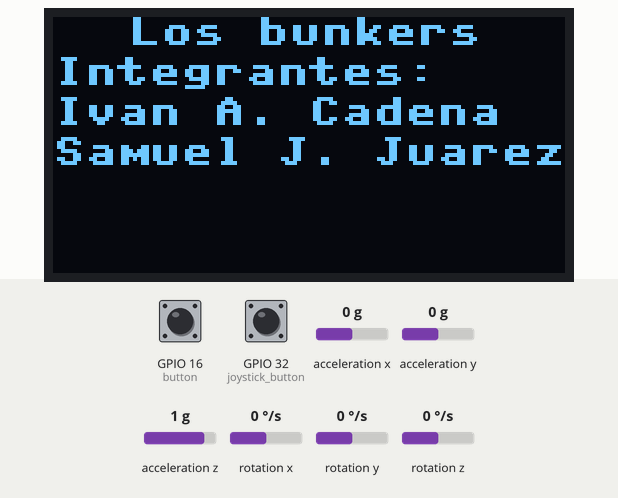
The program below on a simulated ESP32 board running MicroPython. Parts: 128×64 one-colour display. The test bench sets the inputs (shaded band); at power-on: GPIO 32 (joystick_button) HIGH, GPIO 16 (button) HIGH, acceleration x 0 g, acceleration y 0 g, acceleration z 1 g, rotation x 0 °/s, rotation y 0 °/s, rotation z 0 °/s. Random numbers come from a fixed seed; library files of the repository ran but are not shown: MPU6050.py, ssd1306.py; what the program prints to the serial console is not drawn.

Above: at 1.2 s.
1.3 s: GPIO 32 (joystick_button) pulled LOW for 0.4 s
At 3.5 s:
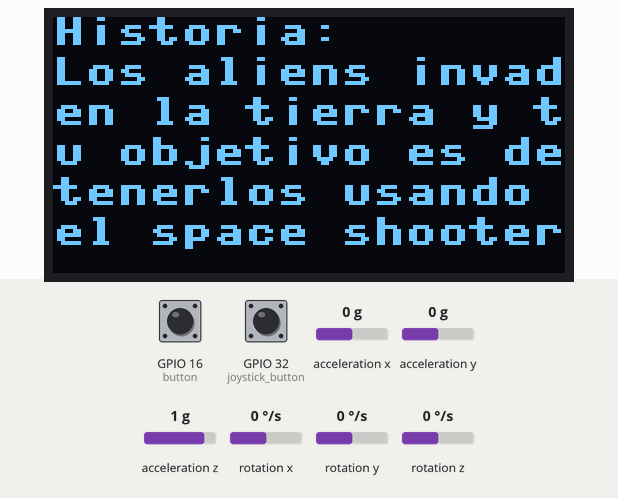
4.7 s: GPIO 32 (joystick_button) pulled LOW for 1 s
At 6.8 s:
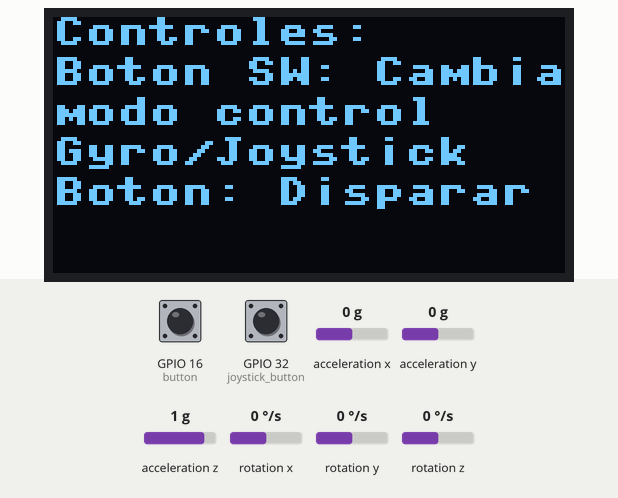
At 16.6 s:
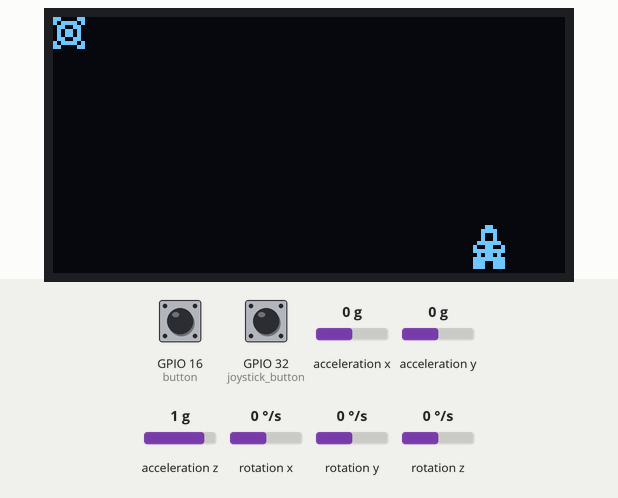
Timing chart, 0 to 18.1 s (numbered marks = the images above; inputs shaded):
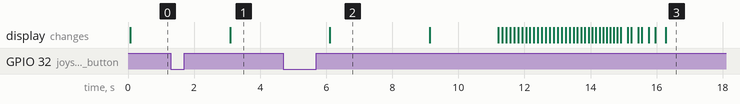

The program:

losbunkersJoy.py
```python
# Integrantes:
# Samuel Jafet Juárez Baliño
# Iván Alejandro Cadena López

# Objetivo: Desarrollar un videojuego estilo Space Invaders para ESP32 llamado "Los Bunkers" donde el jugador
# debe defender la Tierra de invasores alienígenas. El juego utiliza un giroscopio MPU6050 o un joystick analógico
# para controlar la mira mediante movimientos físicos, un botón para disparar, y una pantalla OLED para visualizar el juego.
# El jugador puede alternar entre control por giroscopio o joystick presionando el botón SW del joystick.

# Se importan las clases Pin, SoftI2C y ADC del módulo machine. Pin se usa para controlar los pines GPIO,
# SoftI2C implementa el protocolo de comunicación I2C por software, y ADC permite leer señales analógicas
from machine import Pin, SoftI2C, ADC
from MPU6050 import MPU6050 # Se importa la clase MPU6050 para controlar el giroscopio/acelerómetro MPU6050
from ssd1306 import SSD1306_I2C # Se importa la clase SSD1306_I2C para controlar la pantalla OLED
from game_assets import enemy, qaim, aim, bunker, Aim, Enemy, Bunker # Se importan los sprites y clases del juego
import time # Se importa el módulo time para manejo de pausas y tiempos
import random # Se importa random para generar comportamiento aleatorio de los enemigos
import math # Se importa math para cálculos matemáticos (magnitud vectorial del acelerómetro)

# Configuración del I2C con los pines GPIO18 (SCL, línea de reloj) y GPIO19 (SDA, línea de datos)
i2c = SoftI2C(scl=Pin(18), sda=Pin(19))
# Inicialización de la pantalla OLED con resolución 128x64 píxeles usando I2C
oled = SSD1306_I2C(128, 64, i2c)

# Configuración de los pines de entrada del juego
button = Pin(16, Pin.IN, Pin.PULL_UP) # Botón de disparo en GPIO16 con resistencia pull-up interna
mpu = MPU6050() # Instancia del sensor MPU6050 (giroscopio + acelerómetro)

# Configuración del joystick analógico (ejes X e Y)
joystick_x = ADC(Pin(34)) # Eje X del joystick conectado al GPIO34
joystick_x.atten(ADC.ATTN_11DB) # Configura atenuación para rango 0-3.3V
joystick_x.width(ADC.WIDTH_12BIT) # Resolución de 12 bits (valores 0-4095)

joystick_y = ADC(Pin(35)) # Eje Y del joystick conectado al GPIO35
joystick_y.atten(ADC.ATTN_11DB) # Configura atenuación para rango 0-3.3V
joystick_y.width(ADC.WIDTH_12BIT) # Resolución de 12 bits (valores 0-4095)

# Botón del joystick (SW) para cambiar modo de control
joystick_button = Pin(32, Pin.IN, Pin.PULL_UP) # Botón SW del joystick en GPIO32

# Función de interrupción que se ejecuta cuando el jugador presiona el botón para disparar
def handle_shoot(pin):
    """
    Maneja el evento de disparo del jugador
    Verifica colisiones entre la mira del jugador y los enemigos
    Si hay colisión, incrementa puntos y resetea la posición del enemigo
    """
    global enemies, points, player # Variables globales necesarias para el disparo

    # Itera sobre todos los enemigos activos en pantalla
    for enemy in enemies:
        # Verifica colisión usando el punto pivote de la mira (esquina superior izquierda)
        # Comprueba si el punto (player.x, player.y) está dentro del área del enemigo (8x8 píxeles)
        if (player.x > enemy.x and player.x < (enemy.x + 8)) and player.y > enemy.y and player.y < (enemy.y + 8):
            points += 1 # Incrementa la puntuación del jugador
            enemy.y = 0 # Resetea la posición vertical del enemigo (lo regresa al inicio)
            break # Sale del bucle después del primer impacto

        # Verifica colisión usando el punto del borde derecho de la mira (player.x+4, player.y+4)
        # Esto proporciona una segunda área de colisión para hacer el disparo más tolerante
        if (player.x+4 > enemy.x and player.x+4 < (enemy.x + 8)) and player.y+4 > enemy.y and player.y+4 < (enemy.y + 8):
            points += 1 # Incrementa la puntuación del jugador
            enemy.y = 0 # Resetea la posición vertical del enemigo
            break # Sale del bucle después del primer impacto

# Configura la interrupción del botón de disparo para que se active en el flanco descendente (cuando se presiona)
button.irq(trigger=Pin.IRQ_FALLING, handler=handle_shoot)

# Función para manejar el cambio de modo de control (giroscopio ↔ joystick)
def handle_mode_change(pin):
    """
    Cambia el modo de control entre giroscopio y joystick
    Se ejecuta cuando el usuario presiona el botón SW del joystick
    Incluye debouncing para evitar múltiples cambios por rebotes mecánicos
    """
    global control_mode, last_button_time

    # Obtiene el tiempo actual en milisegundos
    current_time = time.ticks_ms()

    # Verifica que hayan pasado al menos 300ms desde el último cambio (debouncing)
    if time.ticks_diff(current_time, last_button_time) > 300:
        # Alterna entre los dos modos de control
        if control_mode == "gyro":
            control_mode = "joystick"
            print("Modo cambiado a: JOYSTICK")
        else:
            control_mode = "gyro"
            print("Modo cambiado a: GIROSCOPIO")

        # Actualiza el timestamp del último cambio
        last_button_time = current_time

# Configura la interrupción del botón del joystick para cambiar de modo
joystick_button.irq(trigger=Pin.IRQ_FALLING, handler=handle_mode_change)

# Parámetros de configuración del giroscopio para el control de la mira
gyro_sensitivity = 0.5  # Sensibilidad del giroscopio (0.5 = normal, 1.0 = rápida)
gyro_deadzone = 0.02    # Zona muerta para evitar drift (movimiento no intencional por ruido del sensor)

# Variables de control del modo de entrada
control_mode = "gyro"  # Modo de control: "gyro" para giroscopio, "joystick" para joystick analógico
last_button_time = 0   # Timestamp del último cambio de modo (para evitar rebotes del botón)

# Variables globales del juego
player = Aim(0,0) # Objeto de la mira del jugador inicializado en posición (0,0)
playing = True # Bandera que controla si el juego está activo
bunkers = [] # Lista que almacenará todos los búnkers defensivos del juego
enemies = [] # Lista que almacenará todos los enemigos alienígenas del juego
points = 0 # Contador de puntos del jugador
eliminated = [] # Lista que almacena los rails (carriles) de búnkers destruidos

# Función para mostrar la pantalla de presentación del juego
def presentation():
    """
    Muestra las pantallas iniciales del juego:
    - Título y créditos de los desarrolladores
    - Historia del juego
    - Mensaje de preparación
    """
    global oled # Variable global de la pantalla OLED

    # Pantalla 1: Título y créditos
    oled.fill(0) # Limpia la pantalla
    oled.text("Los bunkers",19,0) # Título del juego centrado
    oled.text("Integrantes:",0,10) # Etiqueta de integrantes
    oled.text("Ivan A. Cadena",0,20) # Primer integrante
    oled.text("Samuel J. Juarez",0,30) # Segundo integrante
    oled.show() # Actualiza la pantalla
    time.sleep(3) # Pausa para visualizar

    # Pantalla 2: Historia del juego
    oled.fill(0) # Limpia la pantalla
    oled.text("Historia:",0,0) # Título de la sección
    oled.text("Los aliens invad",0,10) # "Los aliens invaden"
    oled.text("en la tierra y t",0,20) # "en la tierra y tu"
    oled.text("u objetivo es de",0,30) # "tu objetivo es de-"
    oled.text("tenerlos usando",0,40)  # "tenerlos usando"
    oled.text("el space shooter",0,50) # "el space shooter"
    oled.show() # Actualiza la pantalla
    time.sleep(3) # Pausa para leer la historia

    # Pantalla 3: Instrucciones de control
    oled.fill(0) # Limpia la pantalla
    oled.text("Controles:",0,0)
    oled.text("Boton SW: Cambiar",0,10)
    oled.text("modo control",0,20)
    oled.text("Gyro/Joystick",0,30)
    oled.text("Boton: Disparar",0,40)
    oled.show()
    time.sleep(3)

    # Pantalla 4: Mensaje de preparación
    oled.fill(0) # Limpia la pantalla
    oled.text("preparado?...",11,0) # Mensaje centrado
    oled.show() # Actualiza la pantalla
    time.sleep(2) # Pausa breve antes de comenzar

# Función para inicializar los búnkers defensivos en sus posiciones
def init_bunkers():
    """
    Crea 9 búnkers distribuidos uniformemente en la parte inferior de la pantalla
    Cada búnker se coloca en un carril específico (1-9) con separación de 14 píxeles
    """
    cont = 1 # Contador para asignar número de carril a cada búnker
    for field in range(0,127,14):
        bunkers.append(Bunker(cont,field+7,55))
        cont += 1

# Función para inicializar los enemigos alienígenas en sus posiciones iniciales
def init_enemies():
    """
    Crea 9 enemigos distribuidos uniformemente en la parte superior de la pantalla
    Cada enemigo se coloca en un carril específico (1-9) con separación de 14 píxeles
    """
    cont = 1 # Contador para asignar número de carril a cada enemigo
    for field in range(0,127,14):
        enemies.append(Enemy(cont,field+7,0))
        cont += 1

# Función para renderizar/dibujar un sprite (matriz de píxeles) en la pantalla OLED
def render_item(x, y, item):
    """
    Dibuja un sprite en la pantalla OLED píxel por píxel
    x, y: coordenadas de inicio donde dibujar el sprite
    item: matriz bidimensional que representa el sprite (8x8 píxeles)
    """
    global oled

    for row in item:
        for pixel in row:
            oled.pixel(x,y,pixel)
            x += 1
        x -= len(row)
        y += 1

# Función para leer y procesar los valores del joystick analógico
def read_joystick():
    """
    Lee los valores analógicos del joystick y los convierte a coordenadas de pantalla
    Aplica calibración considerando el punto central del joystick (aproximadamente 2048)
    Implementa zona muerta para evitar movimiento no intencional
    Retorna: tupla (x, y) con las coordenadas calculadas
    """
    # Lee los valores ADC de ambos ejes (0-4095)
    x_raw = joystick_x.read()
    y_raw = joystick_y.read()

    # Define el punto central del joystick (en reposo, aproximadamente 2048)
    center = 2048
    # Define la zona muerta (valores cercanos al centro se ignoran)
    deadzone = 200

    # Calcula la desviación respecto al centro
    x_diff = x_raw - center
    y_diff = y_raw - center

    # Aplica zona muerta: si la desviación es menor al deadzone, se considera 0
    if abs(x_diff) < deadzone:
        x_diff = 0
    if abs(y_diff) < deadzone:
        y_diff = 0

    # Mapea los valores del joystick a coordenadas de pantalla
    if x_diff != 0:
        x_pos = int(((x_diff + 2048) / 4096) * 119) + 2
    else:
        x_pos = 61  # Centro horizontal

    if y_diff != 0:
        y_pos = int(((y_diff + 2048) / 4096) * 47) + 2
    else:
        y_pos = 26  # Centro vertical

    # Limita las coordenadas
    x_pos = max(2, min(121, x_pos))
    y_pos = max(2, min(49, y_pos))

    return x_pos, y_pos

# Función para manejar el movimiento de la mira según el modo de control activo
def handle_aim():
    """
    Controla la mira del jugador según el modo activo (giroscopio o joystick)
    - Modo giroscopio: Lee MPU6050 y usa inclinación del ESP32
    - Modo joystick: Lee valores analógicos del joystick
    También detecta movimientos rápidos para cambiar tipo de mira
    """
    global mpu, player, gyro_deadzone, gyro_sensitivity, control_mode

    if control_mode == "gyro":
        # ===== MODO GIROSCOPIO =====
        gyro = mpu.read_gyro_data()
        gx, gy = gyro["x"], gyro["y"]

        # Zona muerta
        if abs(gx) < gyro_deadzone: gx = 0
        if abs(gy) < gyro_deadzone: gy = 0

        # Calcula posición
        player.x = int(min(abs(gy)*gyro_sensitivity,119)) + 2
        player.y = int(min(abs(gx)*gyro_sensitivity,47)) + 2

    else:
        # ===== MODO JOYSTICK =====
        player.x, player.y = read_joystick()

    # Lee acelerómetro para cambiar tipo de mira (funciona en ambos modos)
    accel = mpu.read_accel_data()
    ax, ay, az = accel["x"], accel["y"], accel["z"]
    magnitude = math.sqrt(ax**2+ay**2+az**2)

    if magnitude > 1.3:
        render_item(player.x - 2, player.y - 2, qaim)
        if control_mode == "gyro":
            gyro_sensitivity = 1.0
    else:
        render_item(player.x - 2, player.y - 2, aim)
        if control_mode == "gyro":
            gyro_sensitivity = 0.5

# Función para dibujar todos los búnkers activos
def display_bunkers():
    """
    Renderiza todos los búnkers que no han sido destruidos
    """
    global bunkers, eliminated

    for bnkr in bunkers:
        if not bnkr.rail in eliminated:
            render_item(bnkr.x, bnkr.y, bunker)

# Función para dibujar y mover los enemigos
def display_enemies():
    """
    Renderiza todos los enemigos activos y controla su movimiento descendente
    """
    global enemies, eliminated

    for enm in enemies:
        if enm.rail in eliminated:
            continue

        render_item(enm.x, enm.y, enemy)

        idx = random.randint(0,8)
        if not enemies[idx].rail in eliminated:
            enemies[idx].y += random.randint(1,3)

            if enemies[idx].y >= 55:
                eliminated.append(enemies[idx].rail)

# Función para mostrar pantalla de game over
def game_over():
    """
    Muestra el mensaje de GAME OVER y la puntuación final
    """
    global oled, playing, points

    oled.text("GAME OVER",34,10)
    oled.text(f"puntuacion: {points}",0,20)
    playing = False
    time.sleep(3)

# Inicialización
init_bunkers()
init_enemies()
presentation()

# Bucle principal del juego
while playing:
    oled.fill(0)

    if len(eliminated) == 9:
        game_over()
    else:
        display_bunkers()
        display_enemies()
        handle_aim()

    oled.show()
    time.sleep(0.05)
```

game_assets.py
```python
# Integrantes:
# Samuel Jafet Juárez Baliño
# Iván Alejandro Cadena López

# Fecha: 29/09/2025

# Objetivo: Definir los recursos gráficos (sprites) y clases de objetos del juego "Los Bunkers",
# un juego estilo Space Invaders para ESP32 donde el jugador debe defender el planeta de invasores alienígenas
# utilizando un giroscopio MPU6050 para controlar la mira y un botón para disparar.

# Matriz de píxeles que representa el sprite del enemigo alienígena (8x8 píxeles)
# Cada 1 representa un píxel encendido (blanco) y cada 0 un píxel apagado (negro)
enemy = [
    [0,0,0,1,1,0,0,0],
    [0,0,1,1,1,1,0,0],
    [0,0,1,0,0,1,0,0],
    [0,0,1,0,0,1,0,0],
    [0,1,1,1,1,1,1,0],
    [1,0,0,1,1,0,0,1],
    [1,1,1,1,1,1,1,1],
    [0,1,0,1,1,0,1,0],
]

# Clase Enemy: Representa a un enemigo alienígena en el juego
class Enemy:
    def __init__(self, rail, x, y):
        # rail: número de carril donde se encuentra el enemigo (1-9)
        # x: posición horizontal inicial en píxeles
        # y: posición vertical inicial en píxeles

        self.rail = rail  # Identificador del carril donde está el enemigo
        self.x = x        # Coordenada x (horizontal) del enemigo
        self.y = y        # Coordenada y (vertical) del enemigo

# Matriz de píxeles que representa la mira normal del jugador (8x8 píxeles)
# Diseño de cruz circular para apuntar a los enemigos
aim = [
    [0,0,0,1,1,0,0,0],
    [0,0,1,1,1,1,0,0],
    [0,1,1,0,0,1,1,0],
    [1,1,0,1,1,0,1,1],
    [1,1,0,1,1,0,1,1],
    [0,1,1,0,0,1,1,0],
    [0,0,1,1,1,1,0,0],
    [0,0,0,1,1,0,0,0],
]

# Matriz de píxeles que representa la mira mejorada/rápida del jugador (8x8 píxeles)
# Se activa cuando el jugador mueve rápidamente el giroscopio
qaim = [
    [1,1,0,0,0,0,1,1],
    [1,0,1,1,1,1,0,1],
    [0,1,1,0,0,1,1,0],
    [0,1,0,1,1,0,1,0],
    [0,1,0,1,1,0,1,0],
    [0,1,1,0,0,1,1,0],
    [1,0,1,1,1,1,0,1],
    [1,1,0,0,0,0,1,1],
]

# Clase Aim: Representa la mira controlada por el jugador
class Aim:
    def __init__(self, x, y):
        # x: posición horizontal inicial de la mira en píxeles
        # y: posición vertical inicial de la mira en píxeles

        self.x = x  # Coordenada x (horizontal) de la mira
        self.y = y  # Coordenada y (vertical) de la mira

# Matriz de píxeles que representa un búnker/defensa (8x8 píxeles)
# Los búnkers son estructuras defensivas que el jugador debe proteger de los alienígenas
bunker = [
    [0,0,1,1,1,1,0,0],
    [0,1,1,1,1,1,1,0],
    [1,1,1,1,1,1,1,1],
    [1,0,0,1,1,0,0,1],
    [1,0,0,1,1,0,0,1],
    [1,1,1,1,1,1,1,1],
    [1,1,1,0,0,1,1,1],
    [1,1,1,0,0,1,1,1],
]

# Clase Bunker: Representa una estructura defensiva en el juego
class Bunker:
    def __init__(self, rail, x, y):
        # rail: número de carril donde se encuentra el búnker (1-9)
        # x: posición horizontal del búnker en píxeles
        # y: posición vertical del búnker en píxeles (usualmente cerca del fondo)

        self.rail = rail  # Identificador del carril donde está el búnker
        self.x = x        # Coordenada x (horizontal) del búnker
        self.y = y        # Coordenada y (vertical) del búnker
```

Measured:
- what the display in image 2 shows lasts 3.0 s, from 6.1 s to 9.1 s
